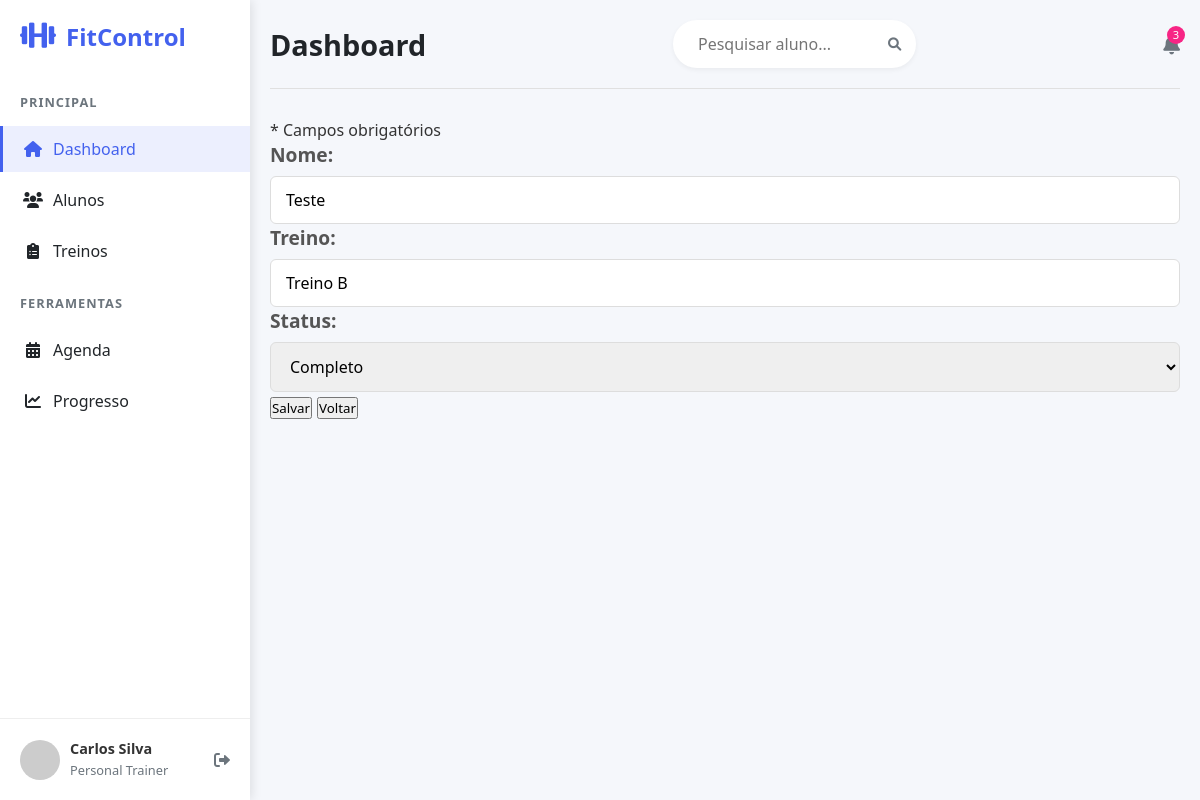
The page /editar/2/ on the database its author committed.
### paginas/models.py (models this page shows, shortened)
class Aluno(models.Model):
    nome = models.CharField(max_length=120)
    treino = models.CharField(max_length=80)
    data = models.DateTimeField(auto_now_add=True)
    status = models.CharField(
        max_length=12,
        choices=STATUS,
        default='Pendente',
    )
    class Meta:
        ordering = ["nome"]
        verbose_name_plural = "Aluno"

### paginas/views.py (the view)
# urls.py: path('editar/<int:pk>/', AlunoUpdateView.as_view(), name='aluno_edit'),
class AlunoUpdateView(UpdateView):
    model = Aluno
    template_name = 'paginas/cadastroTemplate.html'
    fields = ['nome', 'treino', 'status']
    success_url = reverse_lazy('aluno_list')

### paginas/templates/paginas/cadastroTemplate.html (shortened to what this page needs)
{% extends 'paginas/modelo.html' %}
{% load static %}
{% load crispy_forms_tags %}
{% block conteudo %}
<div class="row justify-content-center">
    <div class="col-lg-6">
        <div class="fs-5 fw-light text-muted mb-4">
            * Campos obrigatórios
        </div>
        <form action="" method="post">
            {{ form.as_p}}
            <p class="text-center">
                <button type="submit" class="btn btn-success btn-lg m-2">
                    {{ botao|default:"Salvar" }}
                </button>
                <button type="button" class="btn btn-outline-dark btn-lg m-2" onclick="history.back()">
                    Voltar
                </button>
            </p>
        </form>
    </div>
</div>
{% endblock %}

### static/css/main.css (style rules this page uses)
* { margin: 0; padding: 0; box-sizing: border-box; font-family: 'Segoe UI', Tahoma, Geneva, Verdana, sans-serif; }
body { background-color: #f5f5f5; color: #333; }
:root { --primary-color: #4361ee; --secondary-color: #3f37c9; --accent-color: #4895ef; --success-color: #4cc9f0; --danger-color: #f72585; --warning-color: #f8961e; --info-color: #43aa8b; --light-color: #f8f9fa; --dark-color: #212529; --gray-color: #6c757d; --sidebar-width: 250px; }

### static/css/aluno_form.css (style rules this page uses)
body { font-family: 'Segoe UI', Tahoma, Geneva, Verdana, sans-serif; background-color: #f5f7fb; margin: 0; padding: 0; color: #333; }
label { display: block; margin-bottom: 8px; font-weight: 600; color: #555; }
input, select, textarea { width: 100%; padding: 12px 15px; border: 1px solid #ddd; border-radius: 6px; font-size: 1rem; transition: border-color 0.3s; }

### paginas/templates/paginas/cadastroTemplate.html (style rules this page uses)
form { font-size: 120%; }

### rows shown on the page
Aluno: nome "Teste", treino "Treino B", status "Completo"

### other values the page prints
{{ botao|default:"Salvar" }} "Salvar"
